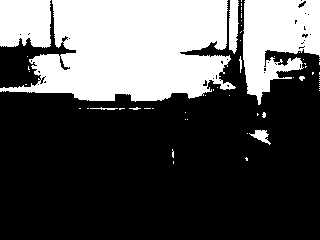
#> input picture webcam/img/manualBinarized.jpg, 320 x 240 px
$ python backgroundSubtraction.py   (Python 2 division)
#> lines starting #> are read from the running program, lines starting #| are printed output that depends on the picture; after the words box and inside, x2 and y2 are one past the last pixel; in counts of white or black regions, pixels touching at a corner belong together; pictures that were not available may be replaced by others from this repository, and a replacement may not be noted
'''
Created on May 21, 2013

@author: carlos
'''
import cv2
import cv
import numpy as np

# read the video
path = "../video/out.avi"
vid = cv2.VideoCapture(path)

# read binary mask:
path = "../img/manualBinarized.jpg"
# path = "../img/grayscale.jpg"
mask = np.uint8((cv2.imread(path)/255)) # set the mask to the correct [0,1] range
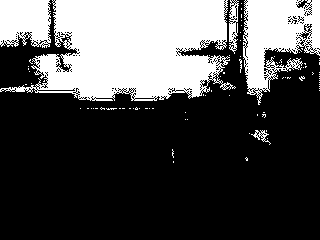
#> mask: shape (240, 320, 3); values 0 (black) and 1 (white), 30.2% white; 87 white regions (81 under 20 px), largest, box (x1, y1, x2, y2) and area: (0, 0, 236, 101) 15910, (243, 0, 320, 105) 4612, (0, 0, 51, 48) 2094, (229, 0, 239, 54) 308, (251, 130, 271, 145) 86, (239, 59, 242, 73) 20
#morphological filters
eroelement = cv2.getStructuringElement(cv2.MORPH_ELLIPSE,(5,5),(3,3)) # use for dilation
dilelement = cv2.getStructuringElement(cv2.MORPH_ELLIPSE,(10,20),(5,10)) # use for erosion
mask       = cv2.erode(mask,eroelement,iterations=1) #3
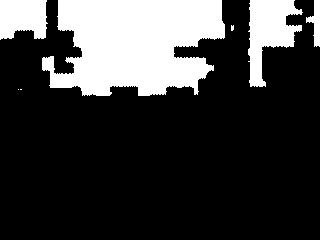
#> mask: shape (240, 320, 3); values 0 (black) and 1 (white), 23.2% white; 7 white regions (3 under 20 px), largest, box (x1, y1, x2, y2) and area: (42, 0, 225, 96) 13232, (248, 0, 303, 87) 2611, (0, 0, 48, 40) 1629, (306, 0, 320, 47) 326
mask       = cv2.dilate(mask, dilelement, iterations=7) #5
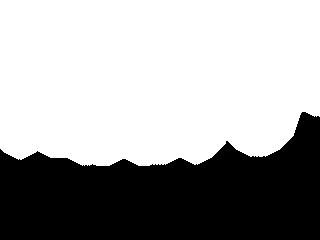
#> mask: shape (240, 320, 3); values 0 (black) and 1 (white), 64.4% white; 1 black region, box (x1, y1, x2, y2) and area: (0, 112, 320, 240) 27319

done = False
nf = 0

# [5 lines of commented-out code are left out]

while not done:
    flag, frame = vid.read()
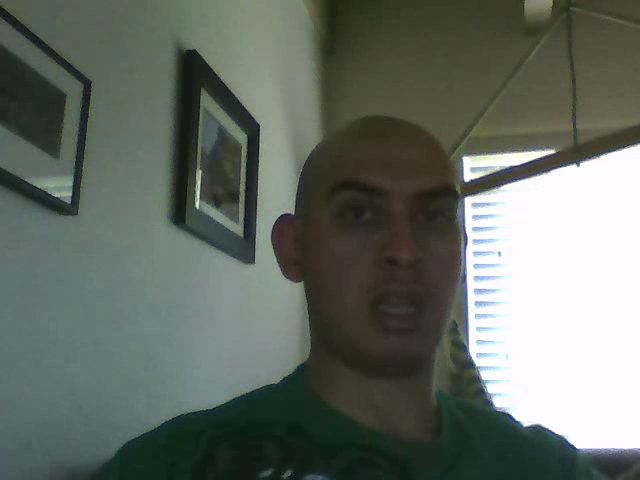
#> input picture frame 2 of webcam/video/webcam.avi, 640 x 480 px, given in place of out.avi, which was not available
#> frame is the input picture: shape (480, 640, 3); mean B, G, R 101.2, 109.4, 101.8
    if flag:
#> (the run stopped early here; a loop or call above may not have finished)
